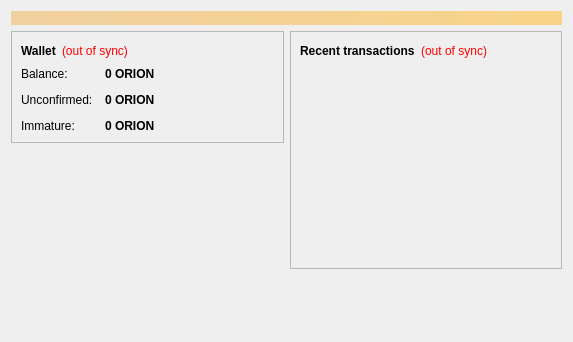
<?xml version="1.0" encoding="UTF-8"?>
<ui version="4.0">
 <class>OverviewPage</class>
 <widget class="QWidget" name="OverviewPage">
  <property name="geometry">
   <rect>
    <x>0</x>
    <y>0</y>
    <width>573</width>
    <height>342</height>
   </rect>
  </property>
  <property name="windowTitle">
   <string>Form</string>
  </property>
  <layout class="QVBoxLayout" name="topLayout">
   <item>
    <widget class="QLabel" name="labelAlerts">
     <property name="visible">
      <bool>false</bool>
     </property>
     <property name="styleSheet">
      <string notr="true">background-color: qlineargradient(x1: 0, y1: 0, x2: 1, y2: 0, stop:0 #F0D0A0, stop:1 #F8D488); color:#000000;</string>
     </property>
     <property name="wordWrap">
      <bool>true</bool>
     </property>
     <property name="margin">
      <number>3</number>
     </property>
    </widget>
   </item>
   <item>
    <layout class="QHBoxLayout" name="horizontalLayout" stretch="1,1">
     <item>
      <layout class="QVBoxLayout" name="verticalLayout_2">
       <item>
        <widget class="QFrame" name="frame">
         <property name="frameShape">
          <enum>QFrame::StyledPanel</enum>
         </property>
         <property name="frameShadow">
          <enum>QFrame::Raised</enum>
         </property>
         <layout class="QVBoxLayout" name="verticalLayout_4">
          <item>
           <layout class="QHBoxLayout" name="horizontalLayout_4">
            <item>
             <widget class="QLabel" name="label_5">
              <property name="font">
               <font>
                <weight>75</weight>
                <bold>true</bold>
               </font>
              </property>
              <property name="text">
               <string>Wallet</string>
              </property>
             </widget>
            </item>
            <item>
             <widget class="QLabel" name="labelWalletStatus">
              <property name="toolTip">
               <string>The displayed information may be out of date. Your wallet automatically synchronizes with the Orioncoin network after a connection is established, but this process has not completed yet.</string>
              </property>
              <property name="styleSheet">
               <string notr="true">QLabel { color: red; }</string>
              </property>
              <property name="text">
               <string notr="true">(out of sync)</string>
              </property>
              <property name="alignment">
               <set>Qt::AlignLeading|Qt::AlignLeft|Qt::AlignVCenter</set>
              </property>
             </widget>
            </item>
            <item>
             <spacer name="horizontalSpacer_2">
              <property name="orientation">
               <enum>Qt::Horizontal</enum>
              </property>
              <property name="sizeHint" stdset="0">
               <size>
                <width>40</width>
                <height>20</height>
               </size>
              </property>
             </spacer>
            </item>
           </layout>
          </item>
          <item>
           <layout class="QFormLayout" name="formLayout_2">
            <property name="fieldGrowthPolicy">
             <enum>QFormLayout::AllNonFixedFieldsGrow</enum>
            </property>
            <property name="horizontalSpacing">
             <number>12</number>
            </property>
            <property name="verticalSpacing">
             <number>12</number>
            </property>
            <item row="0" column="0">
             <widget class="QLabel" name="label">
              <property name="text">
               <string>Balance:</string>
              </property>
             </widget>
            </item>
            <item row="0" column="1">
             <widget class="QLabel" name="labelBalance">
              <property name="font">
               <font>
                <weight>75</weight>
                <bold>true</bold>
               </font>
              </property>
              <property name="cursor">
               <cursorShape>IBeamCursor</cursorShape>
              </property>
              <property name="toolTip">
               <string>Your current balance</string>
              </property>
              <property name="text">
               <string notr="true">0 ORION</string>
              </property>
              <property name="textInteractionFlags">
               <set>Qt::LinksAccessibleByMouse|Qt::TextSelectableByKeyboard|Qt::TextSelectableByMouse</set>
              </property>
             </widget>
            </item>
            <item row="1" column="0">
             <widget class="QLabel" name="label_3">
              <property name="text">
               <string>Unconfirmed:</string>
              </property>
             </widget>
            </item>
            <item row="1" column="1">
             <widget class="QLabel" name="labelUnconfirmed">
              <property name="font">
               <font>
                <weight>75</weight>
                <bold>true</bold>
               </font>
              </property>
              <property name="cursor">
               <cursorShape>IBeamCursor</cursorShape>
              </property>
              <property name="toolTip">
               <string>Total of transactions that have yet to be confirmed, and do not yet count toward the current balance</string>
              </property>
              <property name="text">
               <string notr="true">0 ORION</string>
              </property>
              <property name="textInteractionFlags">
               <set>Qt::LinksAccessibleByMouse|Qt::TextSelectableByKeyboard|Qt::TextSelectableByMouse</set>
              </property>
             </widget>
            </item>
            <item row="2" column="0">
             <widget class="QLabel" name="labelImmatureText">
              <property name="text">
               <string>Immature:</string>
              </property>
             </widget>
            </item>
            <item row="2" column="1">
             <widget class="QLabel" name="labelImmature">
              <property name="font">
               <font>
                <weight>75</weight>
                <bold>true</bold>
               </font>
              </property>
              <property name="toolTip">
               <string>Mined balance that has not yet matured</string>
              </property>
              <property name="text">
               <string notr="true">0 ORION</string>
              </property>
              <property name="textInteractionFlags">
               <set>Qt::LinksAccessibleByMouse|Qt::TextSelectableByKeyboard|Qt::TextSelectableByMouse</set>
              </property>
             </widget>
            </item>
           </layout>
          </item>
         </layout>
        </widget>
       </item>
       <item>
        <spacer name="verticalSpacer">
         <property name="orientation">
          <enum>Qt::Vertical</enum>
         </property>
         <property name="sizeHint" stdset="0">
          <size>
           <width>20</width>
           <height>40</height>
          </size>
         </property>
        </spacer>
       </item>
      </layout>
     </item>
     <item>
      <layout class="QVBoxLayout" name="verticalLayout_3">
       <item>
        <widget class="QFrame" name="frame_2">
         <property name="frameShape">
          <enum>QFrame::StyledPanel</enum>
         </property>
         <property name="frameShadow">
          <enum>QFrame::Raised</enum>
         </property>
         <layout class="QVBoxLayout" name="verticalLayout">
          <item>
           <layout class="QHBoxLayout" name="horizontalLayout_2">
            <item>
             <widget class="QLabel" name="label_4">
              <property name="text">
               <string>&lt;b&gt;Recent transactions&lt;/b&gt;</string>
              </property>
             </widget>
            </item>
            <item>
             <widget class="QLabel" name="labelTransactionsStatus">
              <property name="toolTip">
               <string>The displayed information may be out of date. Your wallet automatically synchronizes with the Orioncoin network after a connection is established, but this process has not completed yet.</string>
              </property>
              <property name="styleSheet">
               <string notr="true">QLabel { color: red; }</string>
              </property>
              <property name="text">
               <string notr="true">(out of sync)</string>
              </property>
              <property name="alignment">
               <set>Qt::AlignRight|Qt::AlignTrailing|Qt::AlignVCenter</set>
              </property>
             </widget>
            </item>
            <item>
             <spacer name="horizontalSpacer">
              <property name="orientation">
               <enum>Qt::Horizontal</enum>
              </property>
              <property name="sizeHint" stdset="0">
               <size>
                <width>40</width>
                <height>20</height>
               </size>
              </property>
             </spacer>
            </item>
           </layout>
          </item>
          <item>
           <widget class="QListView" name="listTransactions">
            <property name="styleSheet">
             <string notr="true">QListView { background: transparent; }</string>
            </property>
            <property name="frameShape">
             <enum>QFrame::NoFrame</enum>
            </property>
            <property name="verticalScrollBarPolicy">
             <enum>Qt::ScrollBarAlwaysOff</enum>
            </property>
            <property name="horizontalScrollBarPolicy">
             <enum>Qt::ScrollBarAlwaysOff</enum>
            </property>
            <property name="selectionMode">
             <enum>QAbstractItemView::NoSelection</enum>
            </property>
           </widget>
          </item>
         </layout>
        </widget>
       </item>
       <item>
        <spacer name="verticalSpacer_2">
         <property name="orientation">
          <enum>Qt::Vertical</enum>
         </property>
         <property name="sizeHint" stdset="0">
          <size>
           <width>20</width>
           <height>40</height>
          </size>
         </property>
        </spacer>
       </item>
      </layout>
     </item>
    </layout>
   </item>
  </layout>
 </widget>
 <resources/>
 <connections/>
</ui>
